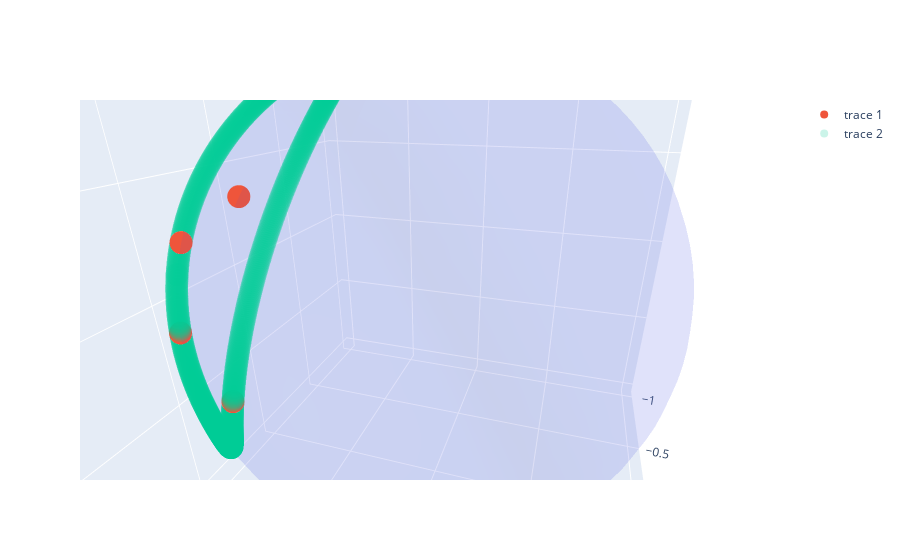

Notebook code cell kept with this figure:
### Code cell
sphere_scatter(x.T, u)

### Figure 1 — Plotly figure (JSON) as saved in the notebook; plotly's stock layout.template omitted (floating-point values rounded to 4 significant figures; data arrays with more than 128 entries replaced by an {"elided": "..."} marker saying what was removed)
{"data": [{"alphahull": 0, "opacity": 0.1, "type": "mesh3d", "x": {"elided": "2500 float values"}, "y": {"elided": "2500 float values"}, "z": {"elided": "2500 float values"}}, {"mode": "markers", "opacity": 1, "type": "scatter3d", "x": [0.7111, 0.2087, 0.2883, 0.6789, 0.3093], "y": [0.702, 0.3002, 0.957, 0.6431, 0.7712], "z": [0.04083, 0.9308, 0.03048, 0.3544, 0.5565]}, {"mode": "markers", "opacity": 0.2, "type": "scatter3d", "x": {"elided": "1000 float values"}, "y": {"elided": "1000 float values"}, "z": {"elided": "1000 float values"}}], "layout": {"autosize": true, "scene": {"aspectmode": "cube", "aspectratio": {"x": 1, "y": 1, "z": 1}, "camera": {"center": {"x": 0, "y": 0, "z": 0}, "eye": {"x": -0.2574, "y": 0.8377, "z": 0.3859}, "projection": {"type": "perspective"}, "up": {"x": 0, "y": 0, "z": 1}}}}}
